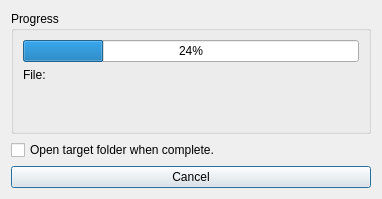
<?xml version="1.0" encoding="UTF-8"?>
<ui version="4.0">
 <class>DialogProcess</class>
 <widget class="QDialog" name="DialogProcess">
  <property name="windowModality">
   <enum>Qt::ApplicationModal</enum>
  </property>
  <property name="geometry">
   <rect>
    <x>0</x>
    <y>0</y>
    <width>382</width>
    <height>199</height>
   </rect>
  </property>
  <property name="windowTitle">
   <string>Processing</string>
  </property>
  <property name="modal">
   <bool>true</bool>
  </property>
  <layout class="QVBoxLayout" name="verticalLayout">
   <item>
    <widget class="QGroupBox" name="groupBox">
     <property name="title">
      <string>Progress</string>
     </property>
     <layout class="QVBoxLayout" name="verticalLayout_2">
      <item>
       <widget class="QProgressBar" name="progressBar">
        <property name="value">
         <number>24</number>
        </property>
       </widget>
      </item>
      <item>
       <widget class="QLabel" name="label_filename">
        <property name="sizePolicy">
         <sizepolicy hsizetype="Preferred" vsizetype="MinimumExpanding">
          <horstretch>0</horstretch>
          <verstretch>0</verstretch>
         </sizepolicy>
        </property>
        <property name="text">
         <string>&lt;html&gt;&lt;head/&gt;&lt;body&gt;&lt;p&gt;File:&lt;/p&gt;&lt;/body&gt;&lt;/html&gt;</string>
        </property>
        <property name="wordWrap">
         <bool>true</bool>
        </property>
       </widget>
      </item>
      <item>
       <spacer name="verticalSpacer">
        <property name="orientation">
         <enum>Qt::Vertical</enum>
        </property>
        <property name="sizeHint" stdset="0">
         <size>
          <width>20</width>
          <height>40</height>
         </size>
        </property>
       </spacer>
      </item>
     </layout>
    </widget>
   </item>
   <item>
    <widget class="QCheckBox" name="checkbox_open_folder_when_complete">
     <property name="text">
      <string>Open target folder when complete.</string>
     </property>
    </widget>
   </item>
   <item>
    <widget class="QPushButton" name="pushButton">
     <property name="text">
      <string>Cancel</string>
     </property>
    </widget>
   </item>
  </layout>
 </widget>
 <resources/>
 <connections/>
</ui>
